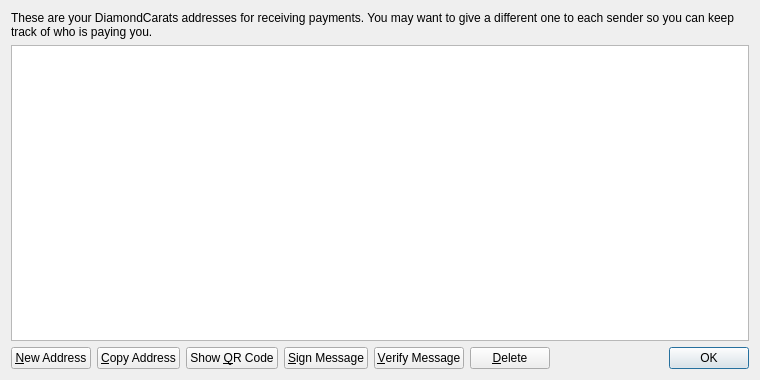
<?xml version="1.0" encoding="UTF-8"?>
<ui version="4.0">
 <class>AddressBookPage</class>
 <widget class="QWidget" name="AddressBookPage">
  <property name="geometry">
   <rect>
    <x>0</x>
    <y>0</y>
    <width>760</width>
    <height>380</height>
   </rect>
  </property>
  <property name="windowTitle">
   <string>Address Book</string>
  </property>
  <layout class="QVBoxLayout" name="verticalLayout">
   <item>
    <widget class="QLabel" name="labelExplanation">
     <property name="text">
      <string>These are your DiamondCarats addresses for receiving payments. You may want to give a different one to each sender so you can keep track of who is paying you.</string>
     </property>
     <property name="textFormat">
      <enum>Qt::PlainText</enum>
     </property>
     <property name="wordWrap">
      <bool>true</bool>
     </property>
    </widget>
   </item>
   <item>
    <widget class="QTableView" name="tableView">
     <property name="contextMenuPolicy">
      <enum>Qt::CustomContextMenu</enum>
     </property>
     <property name="toolTip">
      <string>Double-click to edit address or label</string>
     </property>
     <property name="tabKeyNavigation">
      <bool>false</bool>
     </property>
     <property name="alternatingRowColors">
      <bool>true</bool>
     </property>
     <property name="selectionMode">
      <enum>QAbstractItemView::SingleSelection</enum>
     </property>
     <property name="selectionBehavior">
      <enum>QAbstractItemView::SelectRows</enum>
     </property>
     <property name="sortingEnabled">
      <bool>true</bool>
     </property>
     <attribute name="verticalHeaderVisible">
      <bool>false</bool>
     </attribute>
    </widget>
   </item>
   <item>
    <layout class="QHBoxLayout" name="horizontalLayout">
     <item>
      <widget class="QPushButton" name="newAddressButton">
       <property name="toolTip">
        <string>Create a new address</string>
       </property>
       <property name="text">
        <string>&amp;New Address</string>
       </property>
       <property name="icon">
        <iconset resource="../bitcoin.qrc">
         <normaloff>:/icons/add</normaloff>:/icons/add</iconset>
       </property>
      </widget>
     </item>
     <item>
      <widget class="QPushButton" name="copyToClipboard">
       <property name="toolTip">
        <string>Copy the currently selected address to the system clipboard</string>
       </property>
       <property name="text">
        <string>&amp;Copy Address</string>
       </property>
       <property name="icon">
        <iconset resource="../bitcoin.qrc">
         <normaloff>:/icons/editcopy</normaloff>:/icons/editcopy</iconset>
       </property>
      </widget>
     </item>
     <item>
      <widget class="QPushButton" name="showQRCode">
       <property name="text">
        <string>Show &amp;QR Code</string>
       </property>
       <property name="icon">
        <iconset resource="../bitcoin.qrc">
         <normaloff>:/icons/qrcode</normaloff>:/icons/qrcode</iconset>
       </property>
      </widget>
     </item>
     <item>
      <widget class="QPushButton" name="signMessage">
       <property name="toolTip">
        <string>Sign a message to prove you own a Bitcoin address</string>
       </property>
       <property name="text">
        <string>&amp;Sign Message</string>
       </property>
       <property name="icon">
        <iconset resource="../bitcoin.qrc">
         <normaloff>:/icons/edit</normaloff>:/icons/edit</iconset>
       </property>
      </widget>
     </item>
     <item>
      <widget class="QPushButton" name="verifyMessage">
       <property name="toolTip">
        <string>Verify a message to ensure it was signed with a specified Bitcoin address</string>
       </property>
       <property name="text">
        <string>&amp;Verify Message</string>
       </property>
       <property name="icon">
        <iconset resource="../bitcoin.qrc">
         <normaloff>:/icons/transaction_0</normaloff>:/icons/transaction_0</iconset>
       </property>
      </widget>
     </item>
     <item>
      <widget class="QPushButton" name="deleteButton">
       <property name="toolTip">
        <string>Delete the currently selected address from the list. Only sending addresses can be deleted.</string>
       </property>
       <property name="text">
        <string>&amp;Delete</string>
       </property>
       <property name="icon">
        <iconset resource="../bitcoin.qrc">
         <normaloff>:/icons/remove</normaloff>:/icons/remove</iconset>
       </property>
      </widget>
     </item>
     <item>
      <spacer name="horizontalSpacer">
       <property name="orientation">
        <enum>Qt::Horizontal</enum>
       </property>
       <property name="sizeHint" stdset="0">
        <size>
         <width>40</width>
         <height>20</height>
        </size>
       </property>
      </spacer>
     </item>
     <item>
      <widget class="QDialogButtonBox" name="buttonBox">
       <property name="sizePolicy">
        <sizepolicy hsizetype="Maximum" vsizetype="Fixed">
         <horstretch>0</horstretch>
         <verstretch>0</verstretch>
        </sizepolicy>
       </property>
       <property name="standardButtons">
        <set>QDialogButtonBox::Ok</set>
       </property>
      </widget>
     </item>
    </layout>
   </item>
  </layout>
 </widget>
 <resources>
  <include location="../bitcoin.qrc"/>
 </resources>
 <connections/>
</ui>
